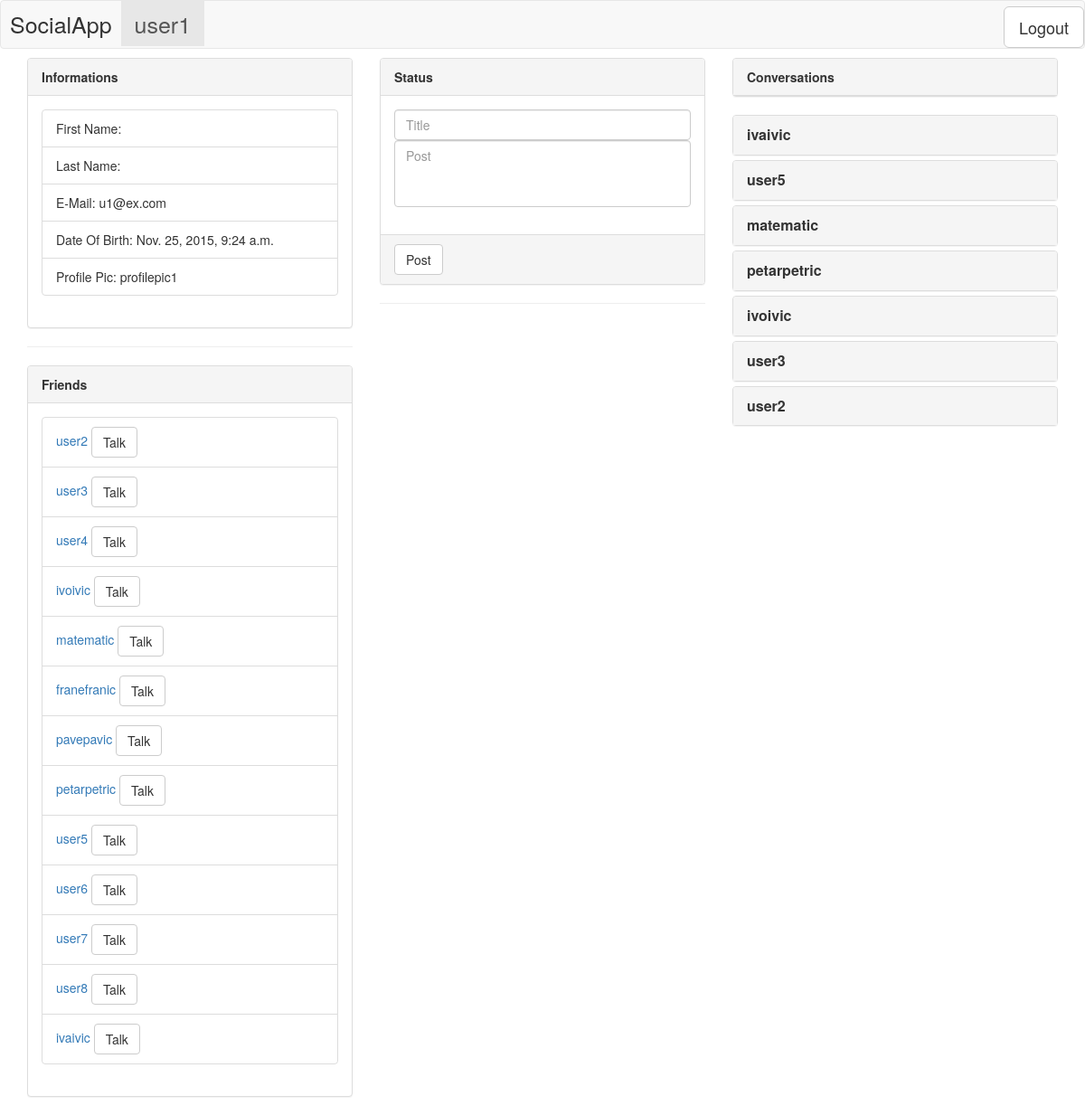
Page /socialapp/1/ (signed in) on the committed database.
### socialapp/models.py (models this page shows, shortened)
class User(models.Model):
	user = models.OneToOneField(settings.AUTH_USER_MODEL)
	friends = models.ManyToManyField('self', null=True)
	dateOfBirth = models.DateTimeField(null=True)
	profilePic = models.CharField(max_length=100, null=True)

### socialapp/views.py (the view)
# urls.py: url(r'^(?P<pk>[0-9]+)/$', views.DetailView.as_view(), name='detail'),
@login_required
def detail(request, user_id):
	user = get_object_or_404(User, pk=user_id)
	allPosts = Post.objects.all()
   	return render(request, 'socialapp/detail.html', {'user': user, 'allPosts' : allPosts})

### socialapp/models.py (called while the page is built)
	def last_messages(self):
		orderedMessages = self.message_set.all().order_by('-date')
		return orderedMessages[:5]

### socialapp/templates/socialapp/detail.html (shortened to what this page needs)
<!DOCTYPE html>
<html>
<head>
    {% load staticfiles %}
    <link rel="stylesheet" type="text/css" href="{% static 'socialapp/css/style.css' %}" />
    <link rel="stylesheet" href="http://maxcdn.bootstrapcdn.com/bootstrap/3.3.5/css/bootstrap.min.css">
    <link rel="stylesheet" href="https://maxcdn.bootstrapcdn.com/font-awesome/4.4.0/css/font-awesome.min.css">
</head>
<body>
<nav class="navbar navbar-default" id="navbarDiv">
    <div class="navbar-header" id="navbarHeader">SocialApp</div>
    <div>
        <ul class="nav navbar-nav" >
            <li class="active"><a href="{% url 'socialapp:detail' user.id %}">{{user.user.username}}</a></li>
        </ul>
        <ul class="nav navbar-nav pull-right" id="logoutButton">
            <li>
                <form method="post" action="{% url 'django.contrib.auth.views.logout' %}">
                <button class="btn btn-default btn-lg" type="submit" value="Logout">Logout</button>
                </form>
            </li>
        </ul>
    </div>
</nav>
<div class="container" id="containerDiv">
<div class="row">
    <div class="col-md-4" id="informationDiv">
        <div id="profileDiv">
            <div class="panel panel-default">
            <div class="panel-heading"><b>Informations</b></div>
            <div class="panel-body">
            <ul class="list-group">
                <li class="list-group-item">First Name: {{user.user.first_name}}</li>
                <li class="list-group-item">Last Name: {{user.user.last_name}}</li>
                <li class="list-group-item">E-Mail: {{user.user.email}}</li>
                <li class="list-group-item">Date Of Birth: {{user.dateOfBirth}}</li>
                <li class="list-group-item">Profile Pic: {{user.profilePic}}</li>
            </ul>
            </div>
            </div>
        </div>
        <hr>
        <div id="friendsDiv">
            {% if user.friends.count != 0 %}
            <div class="panel panel-default">
            <div class="panel-heading"><b>Friends</b></div>
                <div class="panel-body">
                <ul class="list-group">
                    {% for friend in user.friends.all %}
                    <li class="list-group-item">
                        <form action="{% url 'socialapp:createconversation' user.id %}" method="post" class="conversationForm">
                        <a href="{% url 'socialapp:detail' friend.id %}">{{ friend.user.username }}</a>
                        <button class="btn btn-default" type="submit">Talk</button>
                        </form>
                    </li>
                    {% endfor %}
                </ul>
                </div>
            </div>
            {% endif %}
        </div>
    </div>
    <div class="col-md-4" id="postsDiv">
    <div id="statusDiv">
        <div class="panel panel-default">
            <div class="panel-heading"><b>Status</b></div>
            <div class="panel-body">
            <form action="{% url 'socialapp:createpost' user.id %}" method="post">
            <div class="form-group">
                <textarea class="form-control" rows="1" name="title" id="title" value="{{title}}" placeholder="Title"></textarea>
                <textarea class="form-control" rows="3" name="value" id="value" value="{{value}}" placeholder="Post"></textarea>
            </div>
            </div>
            <div class="panel-footer">
                <button class="btn btn-default" type="submit" value="Post">Post</button>
            </div>
        </div>
    </div>
    <hr>
    </div>
    <div class="col-md-4" id="conversationsDiv">
        <div class="panel panel-default">
            <div class="panel-heading"><b>Conversations</b></div>
        </div>
        <div class="panel-group" id="conversationsContainer{{user.id}}">
        {% for conversation in user.conversation_set.all reversed %}
            <div class="panel panel-default">
                <div class="panel-heading">
                    <div class="panel-title">
                        <a data-toggle="collapse" data-parent="#conversationsContainer{{user.id}}" href="#conversation{{conversation.id}}">
                            {% for convuser in conversation.users.all %}
                                {% if convuser.user.username != user.user.username %}
                                    <b>{{convuser.user.username}}</b>
                                {% endif %}
                            {% endfor %}
                        </a>
                    </div>
                </div>
            </div>
        {% endfor %}
        </div>
    </div>
</div>
</div>
</body>
</html>

### socialapp/static/socialapp/css/style.css (style rules this page uses)
body { margin: 0px; padding: 0px; font-family: FontAwesome; }
a { text-decoration: none; }
textarea { resize: none; }
#containerDiv { padding-top: 10px; }
#navbarDiv { margin-bottom: 0px; font-size: 25px; line-height: 50px; }
#navbarHeader { padding-left: 10px; padding-right: 10px; }

### rows in the picture
User: user.username "user1", user.email "u1@ex.com", dateOfBirth "Nov. 25, 2015, 9:24 a.m.", profilePic "profilepic1"
User: user.username "user2"
User: user.username "user3"
User: user.username "user4"
User: user.username "ivoivic"
User: user.username "matematic"
User: user.username "franefranic"
User: user.username "pavepavic"
User: user.username "petarpetric"
User: user.username "user5"
User: user.username "user6"
User: user.username "user7"
User: user.username "user8"
User: user.username "ivaivic"
